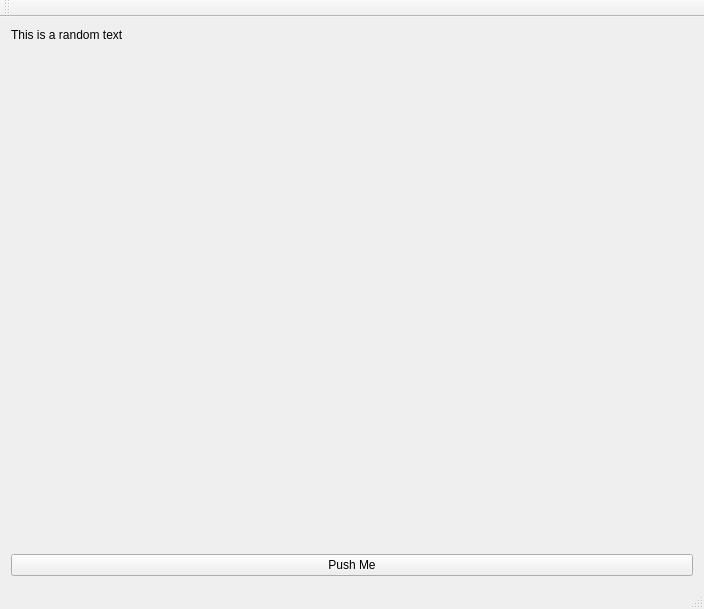
<?xml version="1.0" encoding="UTF-8"?>
<ui version="4.0">
 <class>MainWindow</class>
 <widget class="QMainWindow" name="MainWindow">
  <property name="geometry">
   <rect>
    <x>0</x>
    <y>0</y>
    <width>704</width>
    <height>557</height>
   </rect>
  </property>
  <property name="windowTitle">
   <string>MainWindow</string>
  </property>
  <widget class="QWidget" name="centralWidget">
   <layout class="QVBoxLayout" name="verticalLayout">
    <item>
     <widget class="QLabel" name="label">
      <property name="text">
       <string>This is a random text</string>
      </property>
     </widget>
    </item>
    <item>
     <widget class="QFrame" name="webviewFrame">
      <property name="minimumSize">
       <size>
        <width>0</width>
        <height>500</height>
       </size>
      </property>
      <layout class="QFormLayout" name="formLayout"/>
     </widget>
    </item>
    <item>
     <widget class="QPushButton" name="pushButton">
      <property name="text">
       <string>Push Me</string>
      </property>
     </widget>
    </item>
   </layout>
  </widget>
  <widget class="QMenuBar" name="menuBar">
   <property name="geometry">
    <rect>
     <x>0</x>
     <y>0</y>
     <width>704</width>
     <height>22</height>
    </rect>
   </property>
  </widget>
  <widget class="QToolBar" name="mainToolBar">
   <attribute name="toolBarArea">
    <enum>TopToolBarArea</enum>
   </attribute>
   <attribute name="toolBarBreak">
    <bool>false</bool>
   </attribute>
  </widget>
  <widget class="QStatusBar" name="statusBar"/>
 </widget>
 <layoutdefault spacing="6" margin="11"/>
 <resources/>
 <connections/>
</ui>
